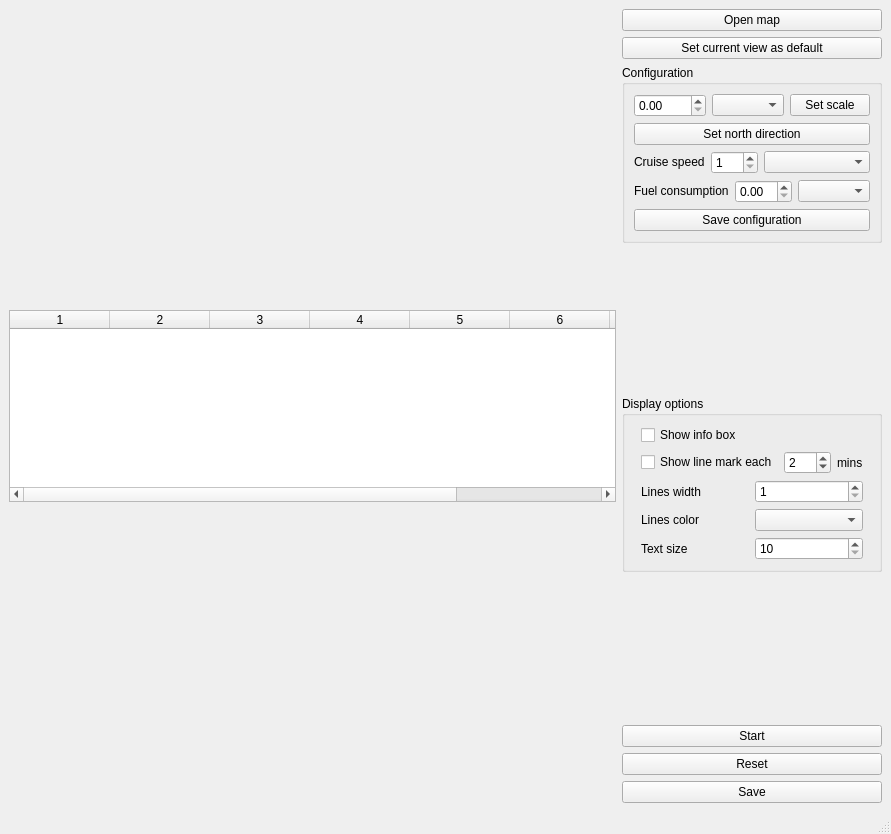
<?xml version="1.0" encoding="UTF-8"?>
<ui version="4.0">
 <class>Naviation_plotter</class>
 <widget class="QMainWindow" name="Naviation_plotter">
  <property name="geometry">
   <rect>
    <x>0</x>
    <y>0</y>
    <width>891</width>
    <height>834</height>
   </rect>
  </property>
  <property name="windowTitle">
   <string>Navigation Plotter</string>
  </property>
  <widget class="QWidget" name="centralwidget">
   <layout class="QGridLayout" name="gridLayout">
    <item row="0" column="0">
     <layout class="QHBoxLayout" name="horizontalLayout_4">
      <item>
       <layout class="QVBoxLayout" name="verticalLayout">
        <item>
         <layout class="QVBoxLayout" name="print_ly"/>
        </item>
        <item>
         <widget class="QTableWidget" name="checkpoints_tb">
          <property name="sizePolicy">
           <sizepolicy hsizetype="Expanding" vsizetype="Maximum">
            <horstretch>0</horstretch>
            <verstretch>0</verstretch>
           </sizepolicy>
          </property>
          <property name="showGrid">
           <bool>false</bool>
          </property>
          <property name="columnCount">
           <number>8</number>
          </property>
          <column/>
          <column/>
          <column/>
          <column/>
          <column/>
          <column/>
          <column/>
          <column/>
         </widget>
        </item>
       </layout>
      </item>
      <item>
       <layout class="QVBoxLayout" name="verticalLayout_4">
        <item>
         <widget class="QPushButton" name="import_pb">
          <property name="text">
           <string>Open map</string>
          </property>
         </widget>
        </item>
        <item>
         <widget class="QPushButton" name="view_pb">
          <property name="text">
           <string>Set current view as default</string>
          </property>
         </widget>
        </item>
        <item>
         <widget class="QGroupBox" name="groupBox">
          <property name="sizePolicy">
           <sizepolicy hsizetype="Preferred" vsizetype="Maximum">
            <horstretch>0</horstretch>
            <verstretch>0</verstretch>
           </sizepolicy>
          </property>
          <property name="title">
           <string>Configuration</string>
          </property>
          <layout class="QGridLayout" name="gridLayout_2">
           <item row="1" column="1">
            <layout class="QVBoxLayout" name="verticalLayout_3">
             <item>
              <layout class="QHBoxLayout" name="horizontalLayout_5">
               <item>
                <widget class="QDoubleSpinBox" name="scale_sb"/>
               </item>
               <item>
                <widget class="QComboBox" name="scale_units_cb"/>
               </item>
               <item>
                <widget class="QPushButton" name="scale_pb">
                 <property name="sizePolicy">
                  <sizepolicy hsizetype="Maximum" vsizetype="Maximum">
                   <horstretch>0</horstretch>
                   <verstretch>0</verstretch>
                  </sizepolicy>
                 </property>
                 <property name="text">
                  <string>Set scale</string>
                 </property>
                </widget>
               </item>
              </layout>
             </item>
             <item>
              <widget class="QPushButton" name="north_pb">
               <property name="text">
                <string>Set north direction</string>
               </property>
              </widget>
             </item>
             <item>
              <layout class="QHBoxLayout" name="horizontalLayout_6">
               <item>
                <widget class="QLabel" name="label">
                 <property name="sizePolicy">
                  <sizepolicy hsizetype="Maximum" vsizetype="Maximum">
                   <horstretch>0</horstretch>
                   <verstretch>0</verstretch>
                  </sizepolicy>
                 </property>
                 <property name="text">
                  <string>Cruise speed</string>
                 </property>
                </widget>
               </item>
               <item>
                <widget class="QSpinBox" name="speed_sb">
                 <property name="sizePolicy">
                  <sizepolicy hsizetype="Maximum" vsizetype="Maximum">
                   <horstretch>0</horstretch>
                   <verstretch>0</verstretch>
                  </sizepolicy>
                 </property>
                 <property name="minimum">
                  <number>1</number>
                 </property>
                 <property name="maximum">
                  <number>999</number>
                 </property>
                </widget>
               </item>
               <item>
                <widget class="QComboBox" name="speed_units_cb"/>
               </item>
              </layout>
             </item>
            </layout>
           </item>
           <item row="3" column="1">
            <widget class="QPushButton" name="save_config_pb">
             <property name="text">
              <string>Save configuration</string>
             </property>
            </widget>
           </item>
           <item row="2" column="1">
            <layout class="QHBoxLayout" name="horizontalLayout_8">
             <item>
              <widget class="QLabel" name="label_3">
               <property name="sizePolicy">
                <sizepolicy hsizetype="Maximum" vsizetype="Maximum">
                 <horstretch>0</horstretch>
                 <verstretch>0</verstretch>
                </sizepolicy>
               </property>
               <property name="text">
                <string>Fuel consumption</string>
               </property>
              </widget>
             </item>
             <item>
              <widget class="QDoubleSpinBox" name="fuel_sb"/>
             </item>
             <item>
              <widget class="QComboBox" name="fuel_units_cb"/>
             </item>
            </layout>
           </item>
          </layout>
         </widget>
        </item>
        <item>
         <spacer name="verticalSpacer">
          <property name="orientation">
           <enum>Qt::Vertical</enum>
          </property>
          <property name="sizeHint" stdset="0">
           <size>
            <width>20</width>
            <height>40</height>
           </size>
          </property>
         </spacer>
        </item>
        <item>
         <widget class="QGroupBox" name="groupBox_2">
          <property name="sizePolicy">
           <sizepolicy hsizetype="Preferred" vsizetype="Maximum">
            <horstretch>0</horstretch>
            <verstretch>0</verstretch>
           </sizepolicy>
          </property>
          <property name="title">
           <string>Display options</string>
          </property>
          <layout class="QGridLayout" name="gridLayout_3">
           <item row="2" column="0">
            <layout class="QHBoxLayout" name="horizontalLayout">
             <item>
              <widget class="QLabel" name="label_4">
               <property name="text">
                <string>Lines width</string>
               </property>
              </widget>
             </item>
             <item>
              <widget class="QSpinBox" name="lines_width_sb">
               <property name="minimum">
                <number>1</number>
               </property>
               <property name="maximum">
                <number>100</number>
               </property>
              </widget>
             </item>
            </layout>
           </item>
           <item row="1" column="0">
            <layout class="QVBoxLayout" name="verticalLayout_5">
             <item>
              <layout class="QHBoxLayout" name="horizontalLayout_7">
               <item>
                <widget class="QCheckBox" name="line_marker_chb">
                 <property name="sizePolicy">
                  <sizepolicy hsizetype="Maximum" vsizetype="Maximum">
                   <horstretch>0</horstretch>
                   <verstretch>0</verstretch>
                  </sizepolicy>
                 </property>
                 <property name="text">
                  <string>Show line mark each</string>
                 </property>
                </widget>
               </item>
               <item>
                <widget class="QSpinBox" name="mins_sb">
                 <property name="minimum">
                  <number>1</number>
                 </property>
                 <property name="maximum">
                  <number>100</number>
                 </property>
                 <property name="value">
                  <number>2</number>
                 </property>
                </widget>
               </item>
               <item>
                <widget class="QLabel" name="label_2">
                 <property name="text">
                  <string>mins</string>
                 </property>
                </widget>
               </item>
              </layout>
             </item>
            </layout>
           </item>
           <item row="0" column="0">
            <widget class="QCheckBox" name="info_box_chb">
             <property name="sizePolicy">
              <sizepolicy hsizetype="Maximum" vsizetype="Maximum">
               <horstretch>0</horstretch>
               <verstretch>0</verstretch>
              </sizepolicy>
             </property>
             <property name="text">
              <string>Show info box</string>
             </property>
            </widget>
           </item>
           <item row="3" column="0">
            <layout class="QHBoxLayout" name="horizontalLayout_2">
             <item>
              <widget class="QLabel" name="label_5">
               <property name="text">
                <string>Lines color</string>
               </property>
              </widget>
             </item>
             <item>
              <widget class="QComboBox" name="lines_color_cb"/>
             </item>
            </layout>
           </item>
           <item row="4" column="0">
            <layout class="QHBoxLayout" name="horizontalLayout_3">
             <item>
              <widget class="QLabel" name="label_6">
               <property name="text">
                <string>Text size</string>
               </property>
              </widget>
             </item>
             <item>
              <widget class="QSpinBox" name="text_size_sb">
               <property name="minimum">
                <number>10</number>
               </property>
               <property name="maximum">
                <number>1000</number>
               </property>
              </widget>
             </item>
            </layout>
           </item>
          </layout>
         </widget>
        </item>
        <item>
         <spacer name="verticalSpacer_2">
          <property name="orientation">
           <enum>Qt::Vertical</enum>
          </property>
          <property name="sizeHint" stdset="0">
           <size>
            <width>20</width>
            <height>40</height>
           </size>
          </property>
         </spacer>
        </item>
        <item>
         <widget class="QPushButton" name="start_stop_pb">
          <property name="sizePolicy">
           <sizepolicy hsizetype="Preferred" vsizetype="Maximum">
            <horstretch>0</horstretch>
            <verstretch>0</verstretch>
           </sizepolicy>
          </property>
          <property name="text">
           <string>Start</string>
          </property>
         </widget>
        </item>
        <item>
         <widget class="QPushButton" name="reset_pb">
          <property name="sizePolicy">
           <sizepolicy hsizetype="Preferred" vsizetype="Fixed">
            <horstretch>0</horstretch>
            <verstretch>0</verstretch>
           </sizepolicy>
          </property>
          <property name="text">
           <string>Reset</string>
          </property>
         </widget>
        </item>
        <item>
         <widget class="QPushButton" name="save_pb">
          <property name="text">
           <string>Save</string>
          </property>
         </widget>
        </item>
       </layout>
      </item>
     </layout>
    </item>
   </layout>
  </widget>
  <widget class="QMenuBar" name="menubar">
   <property name="geometry">
    <rect>
     <x>0</x>
     <y>0</y>
     <width>891</width>
     <height>21</height>
    </rect>
   </property>
  </widget>
  <widget class="QStatusBar" name="statusbar"/>
 </widget>
 <resources/>
 <connections/>
</ui>
